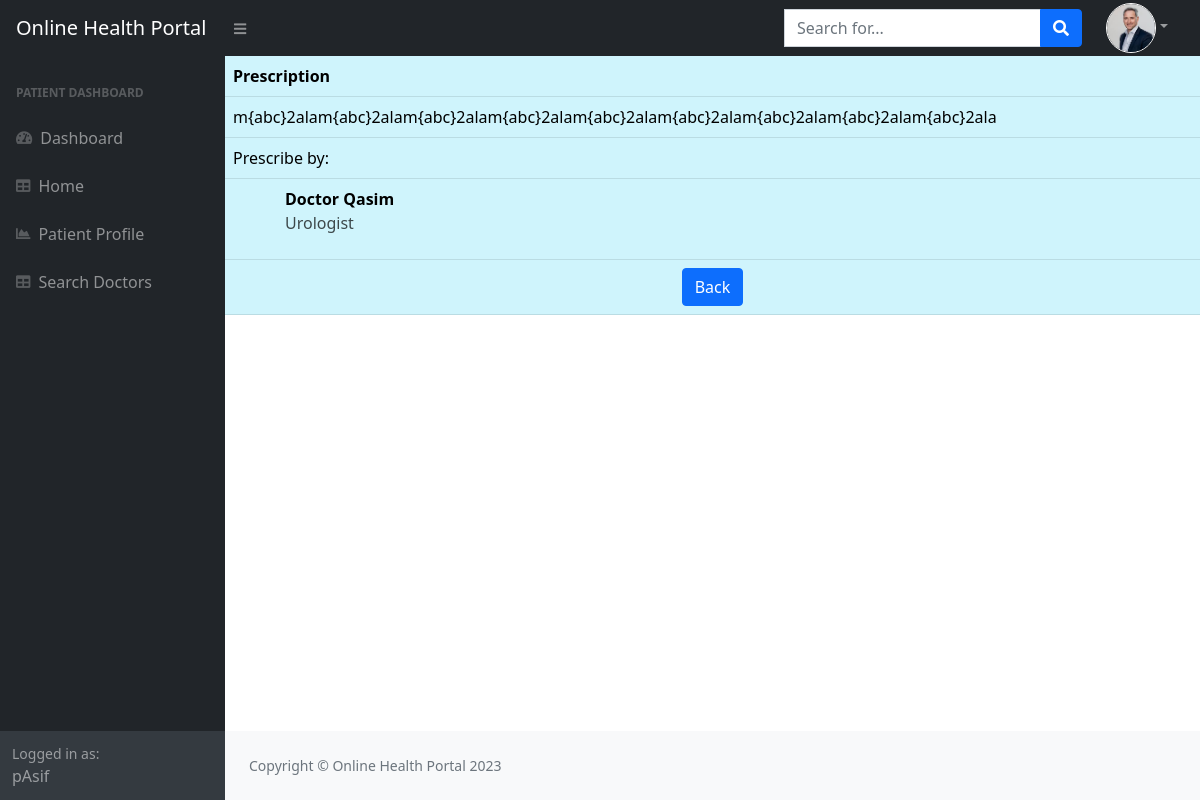
Page /patient/PreD/12 (signed in) on the committed database.
### Patient/models.py (models this page shows, shortened)
class Patient(models.Model):
    patientName=models.CharField(max_length=50, null=True, default=None)
    DOB=models.DateField( null=True, default=None)
    profilePicture=models.ImageField(default=None, null=True,upload_to='profilePictures')
    user=models.OneToOneField(User,on_delete=models.CASCADE, null=True)

### Doctor/models.py (models this page shows, shortened)
class Prescription(models.Model):
    prescription=models.TextField()
    prescription_date=models.DateField(default=django.utils.timezone.now)
    patient_id=models.ForeignKey(Patient,on_delete=models.CASCADE)
    doctor_id=models.ForeignKey(Doctor, on_delete=models.CASCADE)
    appointment_id=models.ForeignKey(Appointment, on_delete=models.CASCADE)
    diceaseCatagory_id=models.ForeignKey(DiceaseCatagory, on_delete=models.CASCADE, default=None)

class Doctor(models.Model):
    DoctorName=models.CharField(max_length=100, null=True, default=None)
    catagory_id=models.ForeignKey(DoctorCatagory,on_delete=models.CASCADE, null=True, default=None)
    profilePicture=models.ImageField(default=None, null=True,upload_to='profilePictures')
    user=models.OneToOneField(User,on_delete=models.CASCADE, null=True)

class DoctorCatagory(models.Model):
    catagoryName=models.CharField(max_length=100)

### Patient/views.py (the view)
# urls.py: path('PreD/<int:pk>',PrescriptionDetailView.as_view(),name='PrescriptionDetailView'),
class PrescriptionDetailView(LoginRequiredMixin,DetailView):
    model=Prescription
    template_name='Patient/PrescriptionDetail.html'
    context_object_name='pre'

### Patient/templates/Patient/PrescriptionDetail.html
{%extends 'home/base.html'%}
{%block content%}
<table class="table table-info responsive">
    <tr >
        <th colspan="6">Prescription</th>
    </tr>
    <tr>
        <td colspan="6">{{pre.prescription}}</td>
    </tr>
    <tr >
        <td class="">Prescribe by:</td>
    </tr>
    <tr>
        <th style="padding-left: 60px;">{{pre.doctor_id.DoctorName}} <br> <p style="font-weight: lighter; opacity: 70%;">{{pre.doctor_id.catagory_id.catagoryName}}</p></th>
    </tr>
    <tr class="text-center">
        <td><a class="btn btn-primary" href="{%url 'patientDashboard'%}">Back</a></td>
    </tr>
</table>
{%endblock%}

### home/templates/home/base.html (shortened to what this page needs)
{%load static%}
<!DOCTYPE html>
<html lang="en">
    <head>
        <link href="https://cdn.jsdelivr.net/npm/simple-datatables@latest/dist/style.css" rel="stylesheet" />
        <link href="{% static 'css/styles.css' %}" rel="stylesheet" />
        <link rel="stylesheet" href="https://use.fontawesome.com/releases/v5.7.0/css/all.css"
>
    </head>
    <body class="sb-nav-fixed">
        <nav class="sb-topnav navbar navbar-expand navbar-dark bg-dark">
            <a class="navbar-brand ps-3" href="{%url 'home'%}">Online Health Portal</a>
            {%if request.user.is_anonymous %}
            {%else%}
            <button class="btn btn-link btn-sm order-1 order-lg-0 me-4 me-lg-0" id="sidebarToggle" href="#!"><i
                    class="fas fa-bars"></i></button>
                    {%endif%}
            {%if request.user.patient %}
            <form class="d-none d-md-inline-block form-inline ms-auto me-0 me-md-3 my-2 my-md-0"
                action="{% url 'searchDoctors' %}" method="get">
                <div class="input-group">
                    <input class="form-control" name="query" type="text" placeholder="Search for..."
                        aria-label="Search for..." aria-describedby="btnNavbarSearch" />
                    <button class="btn btn-primary" id="btnNavbarSearch" type="submit"><i
                            class="fas fa-search"></i></button>
                </div>
            </form>
            {%endif%}
            <ul class="navbar-nav ms-auto ms-md-0 me-3 me-lg-4">
                <li class="nav-item dropdown">
                    {%if request.user.patient and request.user.patient.profilePicture%}
                    <a class="nav-link dropdown-toggle" id="navbarDropdown" href="#" role="button"
                        data-bs-toggle="dropdown" aria-expanded="false"><img class="rounded-circle"
                            style="height: 50px; width:50px; object-fit: cover; border:1px solid white"
                            src="{{request.user.patient.profilePicture.url}}" alt="{{request.user.username}}"></a>
                    {%elif request.user.is_anonymous%}
                    {%else%}
                    <a class="nav-link dropdown-toggle" id="navbarDropdown" href="#" role="button"
                        data-bs-toggle="dropdown" aria-expanded="false"><i class="fas fa-user"></i></a>
                    {%endif%}
                </li>
            </ul>
        </nav>
        <div id="layoutSidenav">
            <div id="layoutSidenav_nav">
                {%if request.user.is_anonymous %}
                {%else%}
                <nav class="sb-sidenav accordion sb-sidenav-dark" id="sidenavAccordion">
                    <div class="sb-sidenav-menu">
                        <div class="nav">
                            {%if request.user.patient%}
                            <div class="sb-sidenav-menu-heading">Patient Dashboard</div>
                            <a class="nav-link" href="{%url 'patientDashboard' %}">
                                <div class="sb-nav-link-icon"><i class="fas fa-tachometer-alt"></i></div>
                                Dashboard
                            </a>
                            <a class="nav-link" href="{% url 'home' %}">
                                <div class="sb-nav-link-icon"><i class="fas fa-table"></i></div>
                                Home
                            </a>
                            <a class="nav-link" href="{% url 'patientProfile'%}">
                                <div class="sb-nav-link-icon"><i class="fas fa-chart-area"></i></div>
                                Patient Profile
                            </a>
                            <a class="nav-link" href="{% url 'searchDoctors' %}">
                                <div class="sb-nav-link-icon"><i class="fas fa-table"></i></div>
                                Search Doctors
                            </a>
                            {%endif%}
                        </div>
                        {%endif%}
                    </div>
                    <div class="sb-sidenav-footer">
                        <div class="small">Logged in as:</div>
                        {%if request.user%}
                        {{request.user}}
                        {%endif%}
                    </div>
                </nav>
            </div>
            <div id="layoutSidenav_content">
                <main>
                    <div class="container-fluid " style="padding-left: 0% !important; padding-right: 0% !important;">
                        {%block content%}
                        {%endblock%}
                    </div>
                </main>
                <footer class="py-4 bg-light mt-auto">
                    <div class="container-fluid px-4">
                        <div class="d-flex align-items-center justify-content-between small">
                            <div class="text-muted">Copyright &copy; Online Health Portal 2023</div>
                        </div>
                    </div>
                </footer>
            </div>
        </div>
    </body>
</html>

### rows in the picture
Prescription: prescription "m{abc}2alam{abc}2alam{abc}2alam{abc}2alam{abc}2alam{abc}2alam{abc}2alam{abc}2alam{abc}2ala", doctor_id.DoctorName "Doctor Qasim", doctor_id.catagory_id.catagoryName "Urologist"

### other values in the picture
{{ request.user }} "pAsif"
